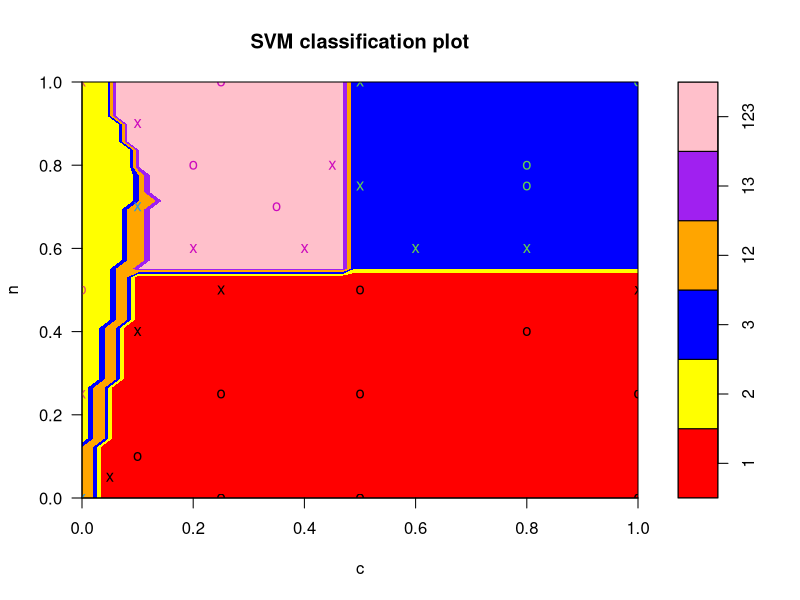

Generate this figure with R:
# When using geom_polygon, you will typically need two data frames:
# one contains the coordinates of each polygon (positions),  and the
# other the values associated with each polygon (values).  An id
# variable links the two together


library(ggplot2)
library(e1071)

# myplotSVM <- e1071:::plot.svm
# environment(myplotSVM)  <- .GlobalEnv
# fix(myplotSVM)



train <- data.frame(read.csv("../../Results/Basanta/basanta_param-scan.csv", header=TRUE))
# train <- data.frame(read.csv("../../Results/Dingli/dingli_param-scan.csv", header=TRUE))
freq_names <- c('Type.1', 'Type.2', 'Type.3')
# plot.vars <- c('Beta', 'Delta', 'Coexistence')
plot.vars <- c('n', 'c', 'Coexistence')

#legend
#clusters 1, 2, 3, 12, 13, 23, 123

freqs.to.class <- function(freqs){
	f1 <- freqs$Type.1
	f2 <- freqs$Type.2
	f3 <- freqs$Type.3

	thresh <- 0.1

	if (f1 > thresh){
		if(f2 > thresh){
			if(f3 > thresh){
				return(123)
			} else {
				return(12)
			}
		} else if (f3 > thresh){
			return(13)
		} else {
			return(1)
		}
	}

	if(f2 > thresh){
		if(f3 > thresh){
			return(23)
		} else {
			return(2)
		}
	}

	return(3)
}

num.pts <- dim(train)[1]
coex.labels <- 
train$Coexistence <- 
	as.factor(sapply(
		1:num.pts,
		function (x) 
			freqs.to.class(train[x,freq_names])))




# train <- train[train$Beta<=5 & train$Delta <= 5,]
# svm.model <- svm(Coexistence ~ Beta + Delta, data = train, cost = 1000)

# postscript("../../Report/Diagrams/dingli_phase-1.eps")
# plot(svm.model, train[,plot.vars],)
# dev.off()

train <- train[train$c <= 1 & train$n <= 1,]
svm.model <- svm(Coexistence ~ n + c, data = train, kernel = "linear", cost = 10000)


postscript("../../Report/Diagrams/basanta_phase-1.eps")
plot(svm.model, train[,plot.vars], 
	col = c("red", "yellow", "blue", "orange", "purple", "pink"), main = NULL
	)
dev.off()
